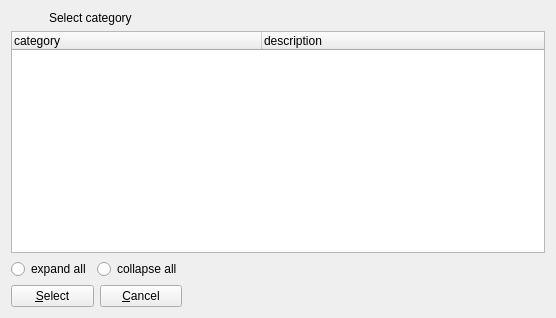
<?xml version="1.0" encoding="UTF-8"?>
<ui version="4.0">
 <class>category_select_form</class>
 <widget class="QWidget" name="category_select_form">
  <property name="geometry">
   <rect>
    <x>0</x>
    <y>0</y>
    <width>556</width>
    <height>318</height>
   </rect>
  </property>
  <property name="windowTitle">
   <string>Categories</string>
  </property>
  <layout class="QGridLayout" name="gridLayout">
   <item row="2" column="0">
    <layout class="QHBoxLayout" name="horizontalLayout_4">
     <item>
      <widget class="QRadioButton" name="radioButton">
       <property name="text">
        <string>expand all</string>
       </property>
      </widget>
     </item>
     <item>
      <widget class="QRadioButton" name="radioButton_2">
       <property name="text">
        <string>collapse all</string>
       </property>
      </widget>
     </item>
    </layout>
   </item>
   <item row="5" column="0">
    <layout class="QHBoxLayout" name="horizontalLayout">
     <item>
      <widget class="QPushButton" name="select">
       <property name="text">
        <string>&amp;Select</string>
       </property>
       <property name="form" stdset="0">
        <string notr="true">category_add</string>
       </property>
       <property name="global.id" stdset="0">
        <string notr="true">{category.id}</string>
       </property>
       <property name="global.categoryState" stdset="0">
        <string notr="true">{category.state}</string>
       </property>
      </widget>
     </item>
     <item>
      <widget class="QPushButton" name="cancel">
       <property name="text">
        <string>&amp;Cancel</string>
       </property>
       <property name="doctype" stdset="0">
        <string notr="true">Category.simpleform</string>
       </property>
       <property name="rootelement" stdset="0">
        <string notr="true">category</string>
       </property>
       <property name="action" stdset="0">
        <string notr="true">delete</string>
       </property>
       <property name="form" stdset="0">
        <string notr="true">categories</string>
       </property>
       <property name="id" stdset="0">
        <string>{category.id}</string>
       </property>
       <property name="global.categoryState" stdset="0">
        <string notr="true">{category.state}</string>
       </property>
      </widget>
     </item>
    </layout>
   </item>
   <item row="2" column="1">
    <spacer name="horizontalSpacer">
     <property name="orientation">
      <enum>Qt::Horizontal</enum>
     </property>
     <property name="sizeHint" stdset="0">
      <size>
       <width>40</width>
       <height>20</height>
      </size>
     </property>
    </spacer>
   </item>
   <item row="1" column="0" colspan="2">
    <widget class="QTreeWidget" name="category">
     <property name="itemsExpandable">
      <bool>true</bool>
     </property>
     <property name="doctype" stdset="0">
      <string notr="true">CategoryHierarchyRequest.simpleform</string>
     </property>
     <property name="rootelement" stdset="0">
      <string>category</string>
     </property>
     <property name="state" stdset="0">
      <string notr="true">{global.categoryState}</string>
     </property>
     <property name="action" stdset="0">
      <string notr="true">read</string>
     </property>
     <attribute name="headerDefaultSectionSize">
      <number>250</number>
     </attribute>
     <column>
      <property name="text">
       <string>category</string>
      </property>
     </column>
     <column>
      <property name="text">
       <string>description</string>
      </property>
     </column>
    </widget>
   </item>
   <item row="0" column="0">
    <layout class="QHBoxLayout" name="horizontalLayout_2">
     <item>
      <widget class="QLabel" name="label_2">
       <property name="maximumSize">
        <size>
         <width>32</width>
         <height>32</height>
        </size>
       </property>
       <property name="text">
        <string/>
       </property>
       <property name="pixmap">
        <pixmap resource="../qtclient.qrc">:/images/folders.png</pixmap>
       </property>
      </widget>
     </item>
     <item>
      <widget class="QLabel" name="label">
       <property name="text">
        <string>Select category</string>
       </property>
      </widget>
     </item>
    </layout>
   </item>
  </layout>
 </widget>
 <tabstops>
  <tabstop>category</tabstop>
  <tabstop>radioButton</tabstop>
  <tabstop>radioButton_2</tabstop>
  <tabstop>select</tabstop>
  <tabstop>cancel</tabstop>
 </tabstops>
 <resources>
  <include location="../qtclient.qrc"/>
 </resources>
 <connections>
  <connection>
   <sender>radioButton</sender>
   <signal>toggled(bool)</signal>
   <receiver>category</receiver>
   <slot>expandAll()</slot>
   <hints>
    <hint type="sourcelabel">
     <x>66</x>
     <y>270</y>
    </hint>
    <hint type="destinationlabel">
     <x>62</x>
     <y>234</y>
    </hint>
   </hints>
  </connection>
  <connection>
   <sender>radioButton_2</sender>
   <signal>toggled(bool)</signal>
   <receiver>category</receiver>
   <slot>collapseAll()</slot>
   <hints>
    <hint type="sourcelabel">
     <x>146</x>
     <y>265</y>
    </hint>
    <hint type="destinationlabel">
     <x>146</x>
     <y>227</y>
    </hint>
   </hints>
  </connection>
 </connections>
</ui>
